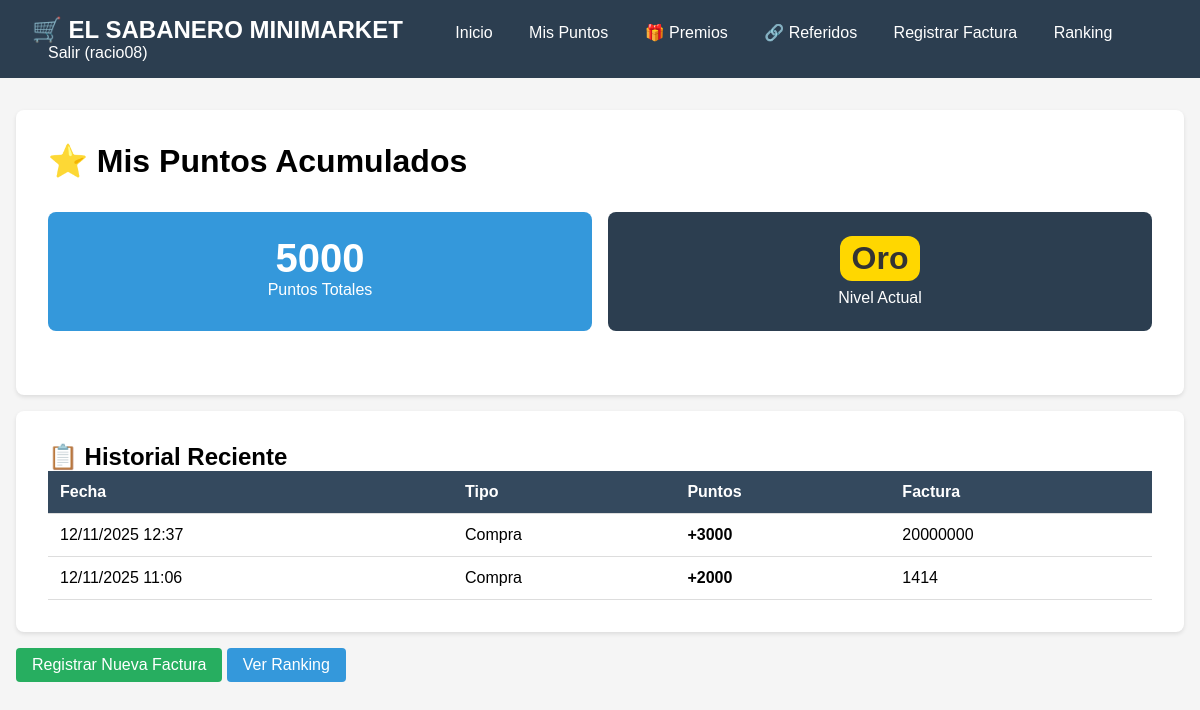
The page /mis-puntos/ (signed in) on the database its author committed.
### clientes/models.py (models this page shows, shortened)
class Cliente(models.Model):
    TIPO_DOCUMENTO_CHOICES = [
        ('CC', 'Cédula de Ciudadanía'),
        ('CE', 'Cédula de Extranjería'),
        ('TI', 'Tarjeta de Identidad'),
        ('PA', 'Pasaporte'),
        ('NIT', 'NIT'),
    ]
    GENERO_CHOICES = [
        ('M', 'Masculino'),
        ('F', 'Femenino'),
        ('O', 'Otro'),
        ('N', 'Prefiero no decir'),
    ]
    user = models.OneToOneField(User, on_delete=models.CASCADE)
    tipo_documento = models.CharField(max_length=3, choices=TIPO_DOCUMENTO_CHOICES, default='CC')
    numero_documento = models.CharField(max_length=20, unique=True)
    fecha_nacimiento = models.DateField(null=True, blank=True)
    genero = models.CharField(max_length=1, choices=GENERO_CHOICES, blank=True)
    telefono = models.CharField(max_length=20)
    telefono_alternativo = models.CharField(max_length=20, blank=True)
    email_alternativo = models.EmailField(blank=True)
    direccion = models.CharField(max_length=255, default='Sin especificar')
    barrio = models.CharField(max_length=100, blank=True)
    ciudad = models.CharField(max_length=100, default='Bogotá')
    departamento = models.CharField(max_length=100, default='Cundinamarca')
    codigo_postal = models.CharField(max_length=10, blank=True)
    nivel = models.CharField(max_length=10, default='Bronce')
    fecha_registro = models.DateTimeField(auto_now_add=True)
    activo = models.BooleanField(default=True)
    acepta_promociones = models.BooleanField(default=True)
    acepta_notificaciones = models.BooleanField(default=True)
    codigo_referido = models.CharField(max_length=10, unique=True, blank=True, null=True)
    referido_por = models.ForeignKey('self', on_delete=models.SET_NULL, null=True, blank=True, related_name='mis_referidos')
    notas = models.TextField(blank=True)
    class Meta:
        ordering = ['-fecha_registro']
        verbose_name = 'Cliente'
        verbose_name_plural = 'Clientes'

class Punto(models.Model):
    cliente = models.ForeignKey(Cliente, on_delete=models.CASCADE)
    factura = models.ForeignKey(Factura, on_delete=models.CASCADE, null=True, blank=True)
    puntos_obtenidos = models.IntegerField()
    fecha_obtencion = models.DateTimeField(auto_now_add=True)
    tipo = models.CharField(max_length=50, default='Compra')

class Factura(models.Model):
    cliente = models.ForeignKey(Cliente, on_delete=models.CASCADE)
    numero_factura = models.CharField(max_length=50)
    fecha_compra = models.DateField()
    valor_total = models.DecimalField(max_digits=10, decimal_places=2)
    sucursal = models.CharField(max_length=100)
    registrada = models.BooleanField(default=False)

### clientes/views.py (the view)
# urls.py: path('mis-puntos/', views.ver_puntos, name='ver_puntos'),
@login_required
def ver_puntos(request):
    try:
        cliente = request.user.cliente
    except Cliente.DoesNotExist:
        messages.error(request, "No tienes un perfil de cliente asociado.")
        return redirect('clientes:home')
    total = Punto.objects.filter(cliente=cliente).aggregate(Sum('puntos_obtenidos'))['puntos_obtenidos__sum'] or 0
    premios = Premio.objects.filter(cliente=cliente)
    historial_puntos = Punto.objects.filter(cliente=cliente).order_by('-fecha_obtencion')[:10]
    return render(request, 'clientes/ver_puntos.html', {
        'total_puntos': total,
        'nivel': cliente.nivel,
        'premios': premios,
        'historial': historial_puntos
    })

### clientes/templates/clientes/ver_puntos.html (shortened to what this page needs)
{% extends 'clientes/base.html' %}
{% block content %}
<div class="card">
    <h1>⭐ Mis Puntos Acumulados</h1>
    <div style="display: grid; grid-template-columns: repeat(auto-fit, minmax(200px, 1fr)); gap: 1rem; margin: 2rem 0;">
        <div style="background: #3498db; color: white; padding: 1.5rem; border-radius: 8px; text-align: center;">
            <h3 style="font-size: 2.5rem;">{{ total_puntos }}</h3>
            <p>Puntos Totales</p>
        </div>
        <div style="background: #2c3e50; color: white; padding: 1.5rem; border-radius: 8px; text-align: center;">
            <h3 style="font-size: 2rem;">
                <span class="nivel nivel-{{ nivel|lower }}">{{ nivel }}</span>
            </h3>
            <p style="margin-top: 0.5rem;">Nivel Actual</p>
        </div>
    </div>
</div>
{% if historial %}
<div class="card">
    <h2>📋 Historial Reciente</h2>
    <table>
        <thead>
            <tr>
                <th>Fecha</th>
                <th>Tipo</th>
                <th>Puntos</th>
                <th>Factura</th>
            </tr>
        </thead>
        <tbody>
            {% for punto in historial %}
            <tr>
                <td>{{ punto.fecha_obtencion|date:"d/m/Y H:i" }}</td>
                <td>{{ punto.tipo }}</td>
                <td><strong>+{{ punto.puntos_obtenidos }}</strong></td>
                <td>{% if punto.factura %}{{ punto.factura.numero_factura }}{% else %}-{% endif %}</td>
            </tr>
            {% endfor %}
        </tbody>
    </table>
</div>
{% endif %}
<div style="margin-top: 1rem;">
    <a href="{% url 'clientes:registrar_factura' %}" class="btn btn-success">Registrar Nueva Factura</a>
    <a href="{% url 'clientes:ranking' %}" class="btn">Ver Ranking</a>
</div>
{% endblock %}

### clientes/templates/clientes/base.html (shortened to what this page needs)
<!DOCTYPE html>
<html lang="es">
<head>
</head>
<body>
    <nav>
        <h1>🛒 EL SABANERO MINIMARKET</h1>
        <a href="{% url 'clientes:home' %}">Inicio</a>
        {% if user.is_authenticated %}
            <a href="{% url 'clientes:ver_puntos' %}">Mis Puntos</a>
            <a href="{% url 'clientes:catalogo_premios' %}">🎁 Premios</a>
            <a href="{% url 'clientes:mis_referidos' %}">🔗 Referidos</a>
            <a href="{% url 'clientes:registrar_factura' %}">Registrar Factura</a>
            <a href="{% url 'clientes:ranking' %}">Ranking</a>
            <a href="{% url 'clientes:salir' %}">Salir ({{ user.username }})</a>
        {% else %}
            <a href="{% url 'clientes:registro' %}">Registrarse</a>
            <a href="{% url 'admin:login' %}">Iniciar Sesión</a>
        {% endif %}
    </nav>
    <div class="container">
        {% block content %}{% endblock %}
    </div>
</body>
</html>

### clientes/templates/clientes/base.html (style rules this page uses)
* { margin: 0; padding: 0; box-sizing: border-box; }
body { font-family: Arial, sans-serif; background: #f5f5f5; }
nav { background: #2c3e50; color: white; padding: 1rem 2rem; }
nav h1 { display: inline-block; margin-right: 2rem; }
nav a { color: white; text-decoration: none; margin: 0 1rem; }
.container { max-width: 1200px; margin: 2rem auto; padding: 0 1rem; }
.card { background: white; border-radius: 8px; padding: 2rem; margin: 1rem 0; box-shadow: 0 2px 4px rgba(0,0,0,0.1); }
.btn { display: inline-block; padding: 0.5rem 1rem; background: #3498db; color: white; text-decoration: none; border-radius: 4px; border: none; cursor: pointer; }
.btn-success { background: #27ae60; }
table { width: 100%; border-collapse: collapse; }
table th, table td { padding: 0.75rem; text-align: left; border-bottom: 1px solid #ddd; }
table th { background: #34495e; color: white; }
.nivel { display: inline-block; padding: 0.25rem 0.75rem; border-radius: 12px; font-weight: bold; }
.nivel-oro { background: #ffd700; color: #333; }

### rows shown on the page
Cliente: nivel "Oro"
Punto: fecha_obtencion "12/11/2025 12:37", tipo "Compra", puntos_obtenidos "3000", factura.numero_factura "20000000"
Punto: fecha_obtencion "12/11/2025 11:06", tipo "Compra", puntos_obtenidos "2000", factura.numero_factura "1414"

### other values the page prints
{{ user.username }} "racio08"
{{ total_puntos }} "5000"
